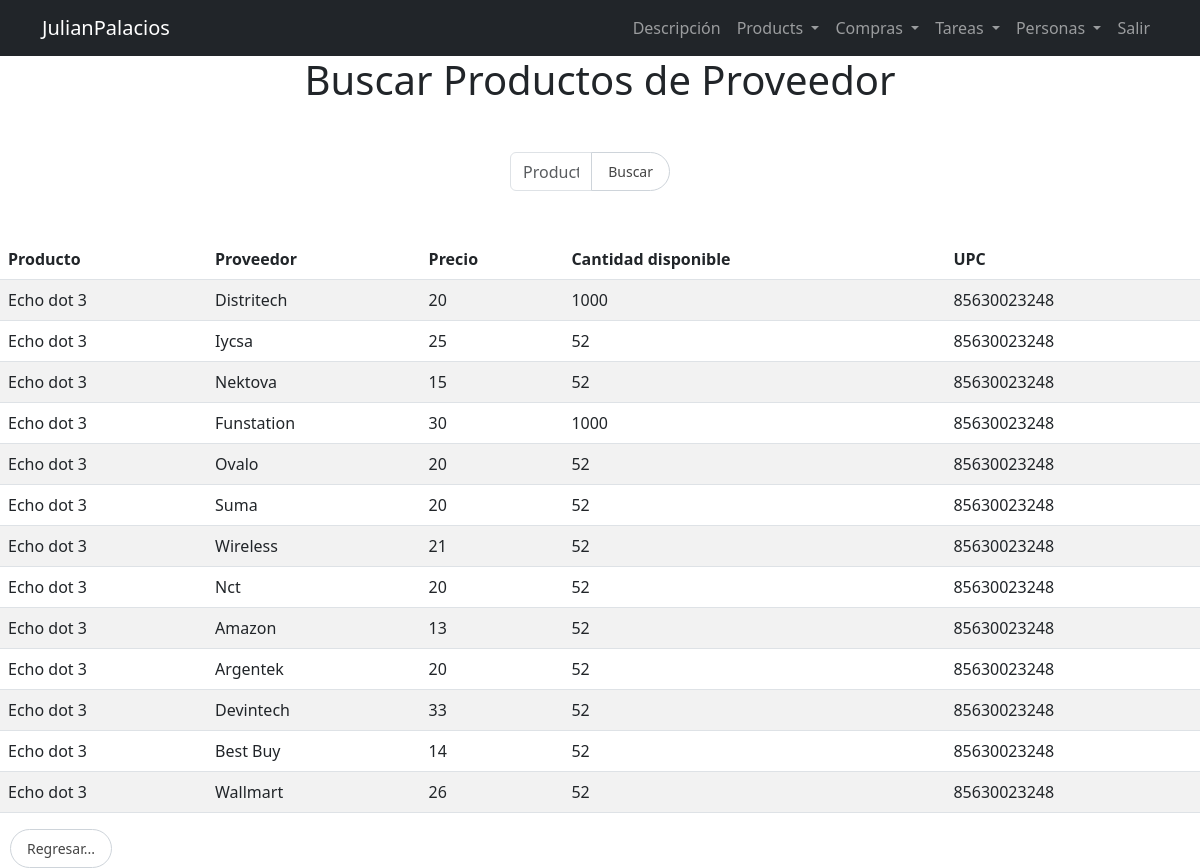
/buscar-productosproveedor/ (signed in), run on the app's committed database.
### tasks/models.py (models this page shows, shortened)
class ProductosProveedor(models.Model):
    nombre = models.CharField(max_length=100)
    proveedor = models.CharField(max_length=100)
    precio = models.IntegerField()
    cantidad_disponible = models.IntegerField()
    upc = models.IntegerField()

### tasks/views.py (the view)
# urls.py: path('buscar-productosproveedor/', views.buscar_productos_proveedor, name='buscar_productos_proveedor'),
@login_required
def buscar_productos_proveedor(request):
    productoproveedores = ProductosProveedor.objects.all()
    nombre_query = request.GET.get('nombre')
    if nombre_query:
        productoproveedores = productoproveedores.filter(nombre__icontains=nombre_query)
    context = {
        'productoproveedores': productoproveedores,
        'nombre_query': nombre_query,
    }
    return render(request, 'productosproveedores.html', context)

### tasks/templates/productosproveedores.html (shortened to what this page needs)
{% extends "base.html" %}
{% load static %}
{% block content %}
<link rel="stylesheet" type="text/css" href="{% static 'styleoc.css' %}">
<div class="row justify-content-center mb-4">
  <div class="col-md-8">
    <h1 class="text-center mb-4">Buscar Productos de Proveedor</h1>
  </div>
</div>
<div class="row justify-content-center mb-5">
  <div class="col-md-2">
    <form method="GET" action="{% url 'buscar_productos_proveedor' %}" class="small-search-form">
      <div class="input-group">
        <input type="text" class="form-control" name="nombre" id="busqueda" placeholder="Producto">
        <button class="btn btn-outline-secondary" type="submit">Buscar</button>
      </div>
    </form>
  </div>
</div>
<div class="table-responsive">
  <table class="table table-striped">
    <thead>
      <tr>
        <th scope="col">Producto</th>
        <th scope="col">Proveedor</th>
        <th scope="col">Precio</th>
        <th scope="col">Cantidad disponible</th>
        <th scope="col">UPC</th>
      </tr>
    </thead>
    <tbody id="tabla-productos">
      {% if productoproveedores %}
      {% for productoproveedor in productoproveedores %}
      <tr>
        <td>{{ productoproveedor.nombre }}</td>
        <td>{{ productoproveedor.proveedor }}</td>
        <td>{{ productoproveedor.precio }}</td>
        <td>{{ productoproveedor.cantidad_disponible }}</td>
        <td>{{ productoproveedor.upc }}</td>
      </tr>
      {% endfor %}
      {% else %}
      <tr>
        <td colspan="5" class="text-center">No se encontraron resultados</td>
      </tr>
      {% endif %}
    </tbody>
  </table>
  <a href="{% url 'product_vendor' %}" class="btn btn-outline-secondary ml-auto">
    Regresar...
  </a>
</div>
{% endblock %}

### tasks/templates/base.html (shortened to what this page needs)
<!DOCTYPE html>
<html lang="en">
<head>
    <link rel="stylesheet" href="https://cdn.jsdelivr.net/npm/bootstrap@5.3.0-alpha1/dist/css/bootstrap.min.css">
</head>
<body>
  {% load static %}
    <nav class="navbar navbar-expand-lg bg-dark navbar-dark">
        <div class="container">
          <a class="navbar-brand" href="/aboutme">JulianPalacios</a>
          <div class="collapse navbar-collapse" id="navbarNav">
            <ul class="navbar-nav ms-auto">
              {% if user.is_authenticated %}
              <li class="nav-item">
                <a href="/aboutme" class="nav-link">Descripción</a>
                <li class="nav-item dropdown">
                  <a class="nav-link dropdown-toggle" href="#" id="navbarDropdownMenuLink" role="button" data-bs-toggle="dropdown" aria-expanded="false">
                    Products
                  </a>
                </li>
            </li>
            <li class="nav-item dropdown">
              <a class="nav-link dropdown-toggle" href="#" id="navbarDropdownMenuLink" role="button" data-bs-toggle="dropdown" aria-expanded="false">
                Compras
              </a>
            </li>
            <li class="nav-item dropdown">
              <a class="nav-link dropdown-toggle" href="#" id="navbarDropdownMenuLink" role="button" data-bs-toggle="dropdown" aria-expanded="false">
                Tareas
              </a>
            </li>
            <li class="nav-item dropdown">
              <a class="nav-link dropdown-toggle" href="#" id="navbarDropdownMenuLink" role="button" data-bs-toggle="dropdown" aria-expanded="false">
                Personas
              </a>
            </li>
            <li class="nav-item">
              <a href="/logout" class="nav-link">Salir</a>
            </li>
              {% endif%}
            </ul>
          </div>
        </div>
      </nav>
  {% block content %}
  {% endblock %}
</body>
</html>

### tasks/static/styleoc.css (style rules this page uses)
form { display: inline-block; margin-right: 20px; }
.btn-outline-secondary { border: 2px solid #444444; color: #444444; padding: 8px 16px; position: relative; overflow: hidden; transition: all 0.3s ease-out; }
.btn-outline-secondary::before { content: ''; position: absolute; top: 50%; left: 50%; width: 0; height: 0; background-color: rgba(255, 255, 255, 0.5); border-radius: 50%; transform: translate(-50%, -50%); transition: all 0.5s cubic-bezier(0.5, 1.6, 0.4, 0.9); z-index: -1; }
.btn-outline-secondary { border-radius: 20px; margin-left: 10px; font-size: 14px; border: 1px solid #ced4da; outline: none; }
.small-search-form { position: relative; }
.small-search-form .input-group { transition: all 0.3s ease-out; }
.small-search-form .form-control { transition: all 0.3s ease-out; }
.small-search-form .btn { position: relative; transition: all 0.3s ease-out; }

### data on the page
ProductosProveedor: nombre "Echo dot 3", proveedor "Distritech", precio "20", cantidad_disponible "1000", upc "85630023248"
ProductosProveedor: nombre "Echo dot 3", proveedor "Iycsa", precio "25", cantidad_disponible "52", upc "85630023248"
ProductosProveedor: nombre "Echo dot 3", proveedor "Nektova", precio "15", cantidad_disponible "52", upc "85630023248"
ProductosProveedor: nombre "Echo dot 3", proveedor "Funstation", precio "30", cantidad_disponible "1000", upc "85630023248"
ProductosProveedor: nombre "Echo dot 3", proveedor "Ovalo", precio "20", cantidad_disponible "52", upc "85630023248"
ProductosProveedor: nombre "Echo dot 3", proveedor "Suma", precio "20", cantidad_disponible "52", upc "85630023248"
ProductosProveedor: nombre "Echo dot 3", proveedor "Wireless", precio "21", cantidad_disponible "52", upc "85630023248"
ProductosProveedor: nombre "Echo dot 3", proveedor "Nct", precio "20", cantidad_disponible "52", upc "85630023248"
ProductosProveedor: nombre "Echo dot 3", proveedor "Amazon", precio "13", cantidad_disponible "52", upc "85630023248"
ProductosProveedor: nombre "Echo dot 3", proveedor "Argentek", precio "20", cantidad_disponible "52", upc "85630023248"
ProductosProveedor: nombre "Echo dot 3", proveedor "Devintech", precio "33", cantidad_disponible "52", upc "85630023248"
ProductosProveedor: nombre "Echo dot 3", proveedor "Best Buy", precio "14", cantidad_disponible "52", upc "85630023248"
ProductosProveedor: nombre "Echo dot 3", proveedor "Wallmart", precio "26", cantidad_disponible "52", upc "85630023248"
